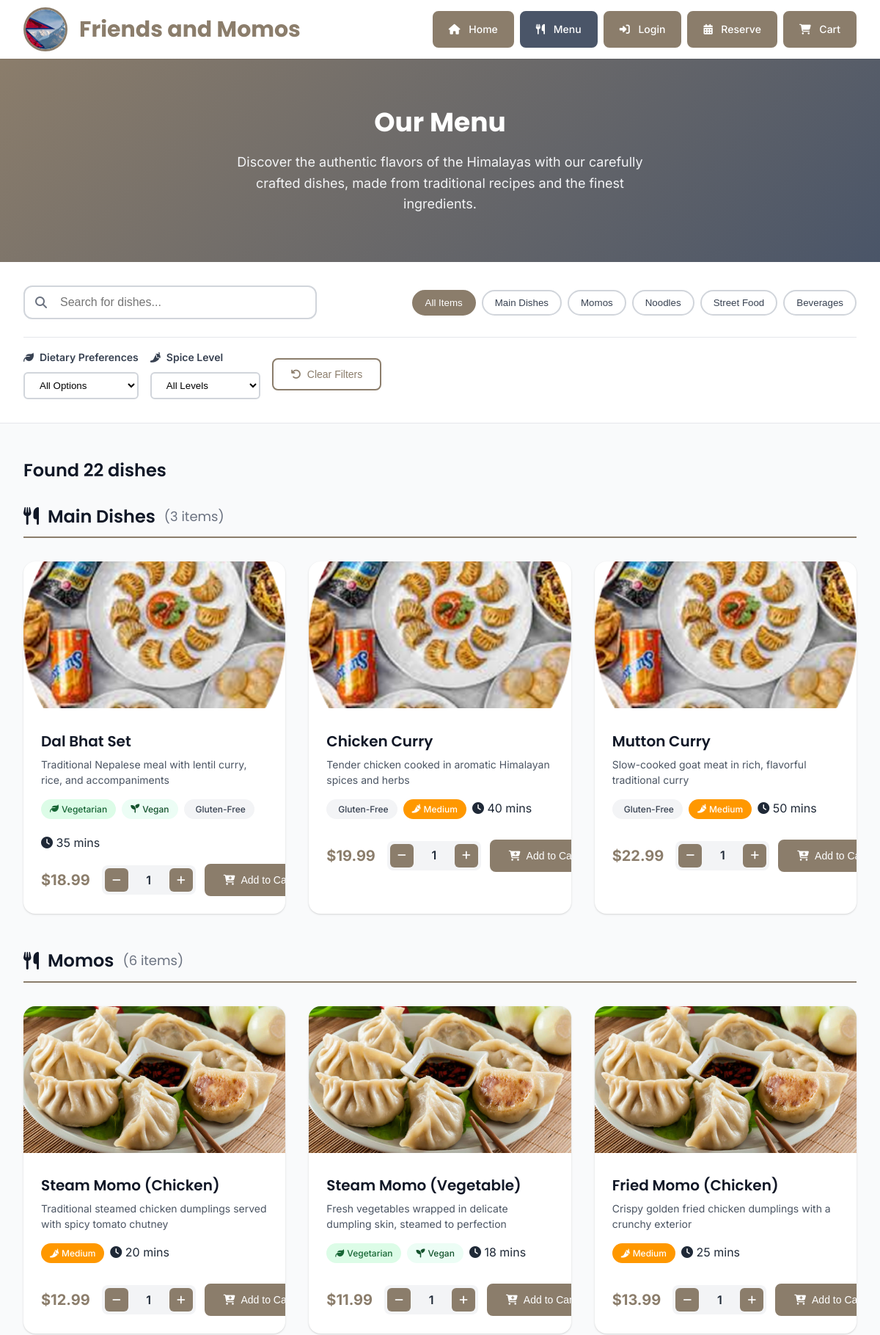
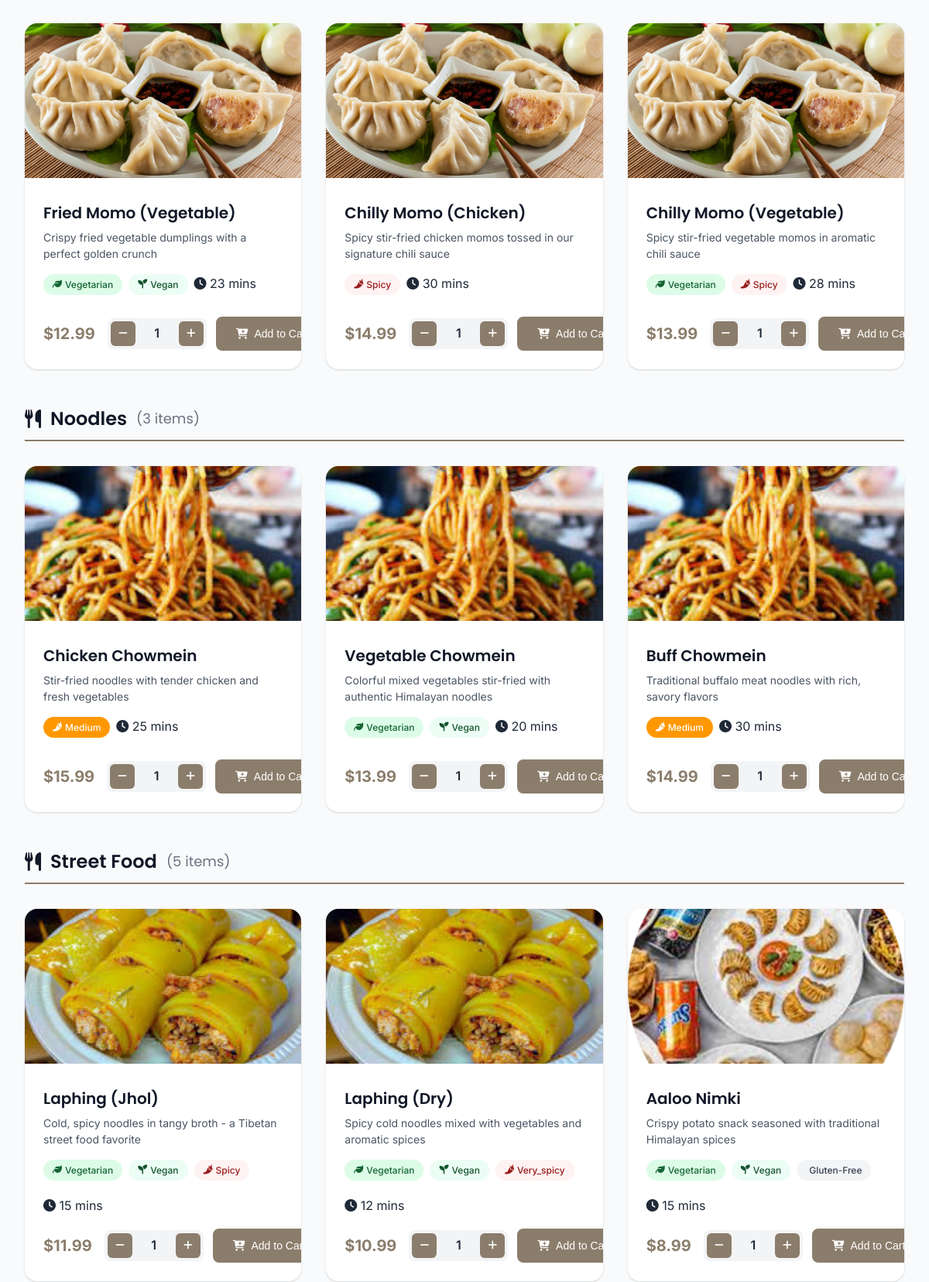
The app's page /views/public/menu.php (upper part) with its own data (2 pictures, top to bottom).
### tables this page shows
CREATE TABLE `categories` (
  `id` int(11) NOT NULL AUTO_INCREMENT,
  `name` varchar(100) NOT NULL,
  `description` text DEFAULT NULL,
  `image` varchar(255) DEFAULT NULL,
  `sort_order` int(11) DEFAULT 0,
  `display_order` int(11) DEFAULT 0,
  `is_active` tinyint(1) DEFAULT 1,
  `created_at` timestamp DEFAULT CURRENT_TIMESTAMP,
  `updated_at` timestamp DEFAULT CURRENT_TIMESTAMP ON UPDATE CURRENT_TIMESTAMP,
  PRIMARY KEY (`id`),
  KEY `idx_sort_order` (`sort_order`),
  KEY `idx_display_order` (`display_order`),
  KEY `idx_active` (`is_active`)
);

CREATE TABLE `menu_items` (
  `id` int(11) NOT NULL AUTO_INCREMENT,
  `category_id` int(11) NOT NULL,
  `name` varchar(100) NOT NULL,
  `description` text DEFAULT NULL,
  `price` decimal(10,2) NOT NULL,
  `image` varchar(255) DEFAULT NULL,
  `image_url` varchar(255) DEFAULT NULL,
  `is_available` tinyint(1) DEFAULT 1,
  `is_featured` tinyint(1) DEFAULT 0,
  `preparation_time` int(11) DEFAULT 15,
  `prep_time` int(11) DEFAULT 15,
  `calories` int(11) DEFAULT NULL,
  `spice_level` enum('mild','medium','spicy','very_spicy') DEFAULT 'mild',
  `is_vegetarian` tinyint(1) DEFAULT 0,
  `is_vegan` tinyint(1) DEFAULT 0,
  `is_gluten_free` tinyint(1) DEFAULT 0,
  `ingredients` text DEFAULT NULL,
  `allergens` text DEFAULT NULL,
  `sort_order` int(11) DEFAULT 0,
  `display_order` int(11) DEFAULT 0,
  `created_at` timestamp DEFAULT CURRENT_TIMESTAMP,
  `updated_at` timestamp DEFAULT CURRENT_TIMESTAMP ON UPDATE CURRENT_TIMESTAMP,
  PRIMARY KEY (`id`),
  KEY `idx_category_id` (`category_id`),
  KEY `idx_available` (`is_available`),
  KEY `idx_featured` (`is_featured`),
  KEY `idx_sort_order` (`sort_order`),
  KEY `idx_display_order` (`display_order`),
  CONSTRAINT `fk_menu_items_category` FOREIGN KEY (`category_id`) REFERENCES `categories` (`id`) ON DELETE CASCADE
);

### views/public/menu.php (the view, shortened to what the rows shown need)
<?php
require_once dirname(__DIR__, 2) . '/models/MenuItem.php';
require_once dirname(__DIR__, 2) . '/models/Category.php';
$menuItemModel = new MenuItem();
$categoryModel = new Category();
$selectedCategory = $_GET['category'] ?? null;
$searchQuery = $_GET['search'] ?? '';
$dietaryFilter = $_GET['dietary'] ?? '';
$spiceLevel = $_GET['spice'] ?? '';
$categories = $categoryModel->getActiveCategories();
function getItemImage($itemName) {
    $imageMappings = [
        'momo' => 'momo.png',
        'momos' => 'momo.png',
        'chicken momo' => 'momo.png',
        'pork momo' => 'momo.png',
        'veg momo' => 'momo.png',
        'chowmein' => 'chowmin.png',
        'chow mein' => 'chowmin.png',
        'chicken chowmein' => 'chowmin.png',
        'pork chowmein' => 'chowmin.png',
        'laphing' => 'laphing.png',
        'pani puri' => 'panipuri.png',
        'panipuri' => 'panipuri.png',
        'aloo nimkin' => 'allonimkin.png',
        'aloonimkin' => 'allonimkin.png',
    ];
    $itemNameLower = strtolower($itemName);
    if (isset($imageMappings[$itemNameLower])) {
        return $imageMappings[$itemNameLower];
    }
    foreach ($imageMappings as $key => $image) {
        if (strpos($itemNameLower, $key) !== false) {
            return $image;
        }
    }
    return 'food.png';
}
if ($searchQuery || $selectedCategory || $dietaryFilter || $spiceLevel) {
    $dietaryFilters = [];
    if ($dietaryFilter) {
        $dietaryFilters[$dietaryFilter] = true;
    }
    if ($spiceLevel) {
        $dietaryFilters['spice_level'] = $spiceLevel;
    }
    $menuItems = $menuItemModel->searchItems($searchQuery, $selectedCategory, $dietaryFilters);
} else {
    $menuItems = $menuItemModel->getAvailableItems();
}
$itemsByCategory = [];
foreach ($menuItems as $item) {
    $categoryName = $item['category_name'];
    if (!isset($itemsByCategory[$categoryName])) {
        $itemsByCategory[$categoryName] = [];
    }
    $itemsByCategory[$categoryName][] = $item;
}
include_once dirname(__DIR__, 2) . '/includes/header.php';
?>
<section class="menu-hero">
    <div class="container">
        <div class="menu-hero-content">
            <h1 class="page-title">Our Menu</h1>
        </div>
    </div>
</section>
<section class="menu-filters">
    <div class="container">
        <div class="filter-container">
            <div class="filter-row">
                <div class="quick-filters">
                    <button type="button" class="filter-btn <?= $selectedCategory === null ? 'active' : '' ?>" data-category="">
                        All Items
                    </button>
                    <?php foreach ($categories as $category): ?>
                        <button type="button"
                                class="filter-btn <?= $selectedCategory == $category['id'] ? 'active' : '' ?>"
                                data-category="<?= $category['id'] ?>">
                            <?= htmlspecialchars($category['name']) ?>
                        </button>
                    <?php endforeach; ?>
                </div>
            </div>
        </div>
    </div>
</section>
<section class="menu-content">
    <div class="container">
        <?php if (empty($menuItems)): ?>
            <div class="no-results">
                <div class="no-results-icon">
                    <i class="fas fa-search"></i>
                </div>
                <h3>No dishes found</h3>
                <p>We couldn't find any dishes matching your search criteria. Please try different filters or search terms.</p>
                <button type="button" id="reset-search" class="btn btn-primary">
                    <i class="fas fa-undo"></i>
                    Reset Search
                </button>
            </div>
        <?php else: ?>
            <div class="results-summary">
                <h2>Found <?= count($menuItems) ?> dishes</h2>
            </div>
            <?php foreach ($itemsByCategory as $categoryName => $items): ?>
                <div class="menu-category-section">
                    <h3 class="category-title">
                        <i class="fas fa-utensils"></i>
                        <?= htmlspecialchars($categoryName) ?>
                        <span class="item-count">(<?= count($items) ?> items)</span>
                    </h3>
                    <div class="menu-grid">
                        <?php foreach ($items as $item): ?>
                            <div class="menu-item" data-item-id="<?= $item['id'] ?>" data-quantity="1">
                                <div class="menu-item-image-container">
                                    <?php if (!empty($item['image_url'])): ?>
                                        <img src="<?= ASSETS_URL ?>/<?= htmlspecialchars($item['image_url']) ?>"
                                             alt="<?= htmlspecialchars($item['name']) ?>"
                                             class="menu-item-image"
                                             onerror="this.src='<?= ASSETS_URL ?>/images/<?= getItemImage($item['name']) ?>'">
                                    <?php endif; ?>
                                </div>
                                <div class="menu-item-content">
                                    <h4 class="menu-item-title"><?= htmlspecialchars($item['name']) ?></h4>
                                    <p class="menu-item-description">
                                        <?= htmlspecialchars($item['description']) ?>
                                    </p>
                                    <div class="menu-item-meta">
                                        <div class="badges">
                                            <?php if ($item['is_vegetarian']): ?>
                                                <span class="menu-badge vegetarian">
                                                    <i class="fas fa-leaf"></i> Vegetarian
                                                </span>
                                            <?php endif; ?>
                                            <?php if ($item['is_vegan']): ?>
                                                <span class="menu-badge vegan">
                                                    <i class="fas fa-seedling"></i> Vegan
                                                </span>
                                            <?php endif; ?>
                                            <?php if ($item['is_gluten_free']): ?>
                                                <span class="menu-badge gluten-free">
                                                    <i class="fas fa-wheat"></i> Gluten-Free
                                                </span>
                                            <?php endif; ?>
                                            <?php if ($item['spice_level'] !== 'mild'): ?>
                                                <span class="menu-badge spicy spice-<?= $item['spice_level'] ?>">
                                                    <?php
                                                    $spiceIcons = [
                                                        'mild' => '<i class="fas fa-pepper-hot"></i>',
                                                        'medium' => '<i class="fas fa-pepper-hot"></i><i class="fas fa-pepper-hot"></i>',
                                                        'hot' => '<i class="fas fa-pepper-hot"></i><i class="fas fa-pepper-hot"></i><i class="fas fa-pepper-hot"></i>',
                                                        'extra-hot' => '<i class="fas fa-fire"></i><i class="fas fa-fire"></i>'
                                                    ];
                                                    echo $spiceIcons[$item['spice_level']] ?? '<i class="fas fa-pepper-hot"></i>';
                                                    ?>
                                                    <?= ucfirst($item['spice_level']) ?>
                                                </span>
                                            <?php endif; ?>
                                        </div>
                                        <?php if ($item['preparation_time']): ?>
                                            <div class="prep-time">
                                                <i class="fas fa-clock"></i>
                                                <?= $item['preparation_time'] ?> mins
                                            </div>
                                        <?php endif; ?>
                                    </div>
                                    <div class="menu-item-footer">
                                        <div class="price-section">
                                            <?php if ($item['discount_percentage'] > 0): ?>
                                                <span class="original-price"><?= formatCurrency($item['price']) ?></span>
                                                <span class="menu-item-price"><?= formatCurrency($item['discounted_price']) ?></span>
                                            <?php else: ?>
                                                <span class="menu-item-price"><?= formatCurrency($item['price']) ?></span>
                                            <?php endif; ?>
                                        </div>
                                        <div class="item-actions">
                                            <div class="quantity-controls">
                                                <button type="button" class="quantity-btn" data-action="decrease">
                                                    <i class="fas fa-minus"></i>
                                                </button>
                                                <span class="quantity-display">1</span>
                                                <button type="button" class="quantity-btn" data-action="increase">
                                                    <i class="fas fa-plus"></i>
                                                </button>
                                            </div>
                                            <button type="button" class="btn btn-primary add-to-cart-btn">
                                                <i class="fas fa-cart-plus"></i>
                                                Add to Cart
                                            </button>
                                        </div>
                                    </div>
                                </div>
                            </div>
                        <?php endforeach; ?>
                    </div>
                </div>
            <?php endforeach; ?>
        <?php endif; ?>
    </div>
</section>
<?php include_once dirname(__DIR__, 2) . '/includes/footer.php'; ?>

### records on screen
categories: name "Main Dishes"
categories: name "Momos"
categories: name "Noodles"
categories: name "Street Food"
categories: name "Beverages"
menu_items: name "Dal Bhat Set", description "Traditional Nepalese meal with lentil curry, rice, and accompaniments", is_vegetarian 1 (drawn), is_vegan 1 (drawn), is_gluten_free "Gluten-Free", prep_time "35", price "$18.99"
menu_items: name "Chicken Curry", description "Tender chicken cooked in aromatic Himalayan spices and herbs", is_gluten_free "Gluten-Free", spice_level "Medium", prep_time "40", price "$19.99"
menu_items: name "Mutton Curry", description "Slow-cooked goat meat in rich, flavorful traditional curry", is_gluten_free "Gluten-Free", spice_level "Medium", prep_time "50", price "$22.99"
menu_items: name "Steam Momo (Chicken)", description "Traditional steamed chicken dumplings served with spicy tomato chutney", spice_level "Medium", prep_time "20", price "$12.99"
menu_items: name "Steam Momo (Vegetable)", description "Fresh vegetables wrapped in delicate dumpling skin, steamed to perfection", is_vegetarian 1 (drawn), is_vegan 1 (drawn), prep_time "18", price "$11.99"
menu_items: name "Fried Momo (Chicken)", description "Crispy golden fried chicken dumplings with a crunchy exterior", spice_level "Medium", prep_time "25", price "$13.99"
menu_items: name "Fried Momo (Vegetable)", description "Crispy fried vegetable dumplings with a perfect golden crunch", is_vegetarian 1 (drawn), is_vegan 1 (drawn), prep_time "23", price "$12.99"
menu_items: name "Chilly Momo (Chicken)", description "Spicy stir-fried chicken momos tossed in our signature chili sauce", spice_level "Spicy", prep_time "30", price "$14.99"
menu_items: name "Chilly Momo (Vegetable)", description "Spicy stir-fried vegetable momos in aromatic chili sauce", is_vegetarian 1 (drawn), spice_level "Spicy", prep_time "28", price "$13.99"
menu_items: name "Chicken Chowmein", description "Stir-fried noodles with tender chicken and fresh vegetables", spice_level "Medium", prep_time "25", price "$15.99"
menu_items: name "Vegetable Chowmein", description "Colorful mixed vegetables stir-fried with authentic Himalayan noodles", is_vegetarian 1 (drawn), is_vegan 1 (drawn), prep_time "20", price "$13.99"
menu_items: name "Buff Chowmein", description "Traditional buffalo meat noodles with rich, savory flavors", spice_level "Medium", prep_time "30", price "$14.99"
menu_items: name "Laphing (Jhol)", description "Cold, spicy noodles in tangy broth - a Tibetan street food favorite", is_vegetarian 1 (drawn), is_vegan 1 (drawn), spice_level "Spicy", prep_time "15", price "$11.99"
menu_items: name "Laphing (Dry)", description "Spicy cold noodles mixed with vegetables and aromatic spices", is_vegetarian 1 (drawn), is_vegan 1 (drawn), spice_level "Very_spicy", prep_time "12", price "$10.99"
menu_items: name "Aaloo Nimki", description "Crispy potato snack seasoned with traditional Himalayan spices", is_vegetarian 1 (drawn), is_vegan 1 (drawn), is_gluten_free "Gluten-Free", prep_time "15", price "$8.99"

### other values on screen
count($menuItems) "22"
$categoryName "Main Dishes"
count($items) "3"
$categoryName "Momos"
count($items) "6"
$categoryName "Noodles"
$categoryName "Street Food"
count($items) "5"
